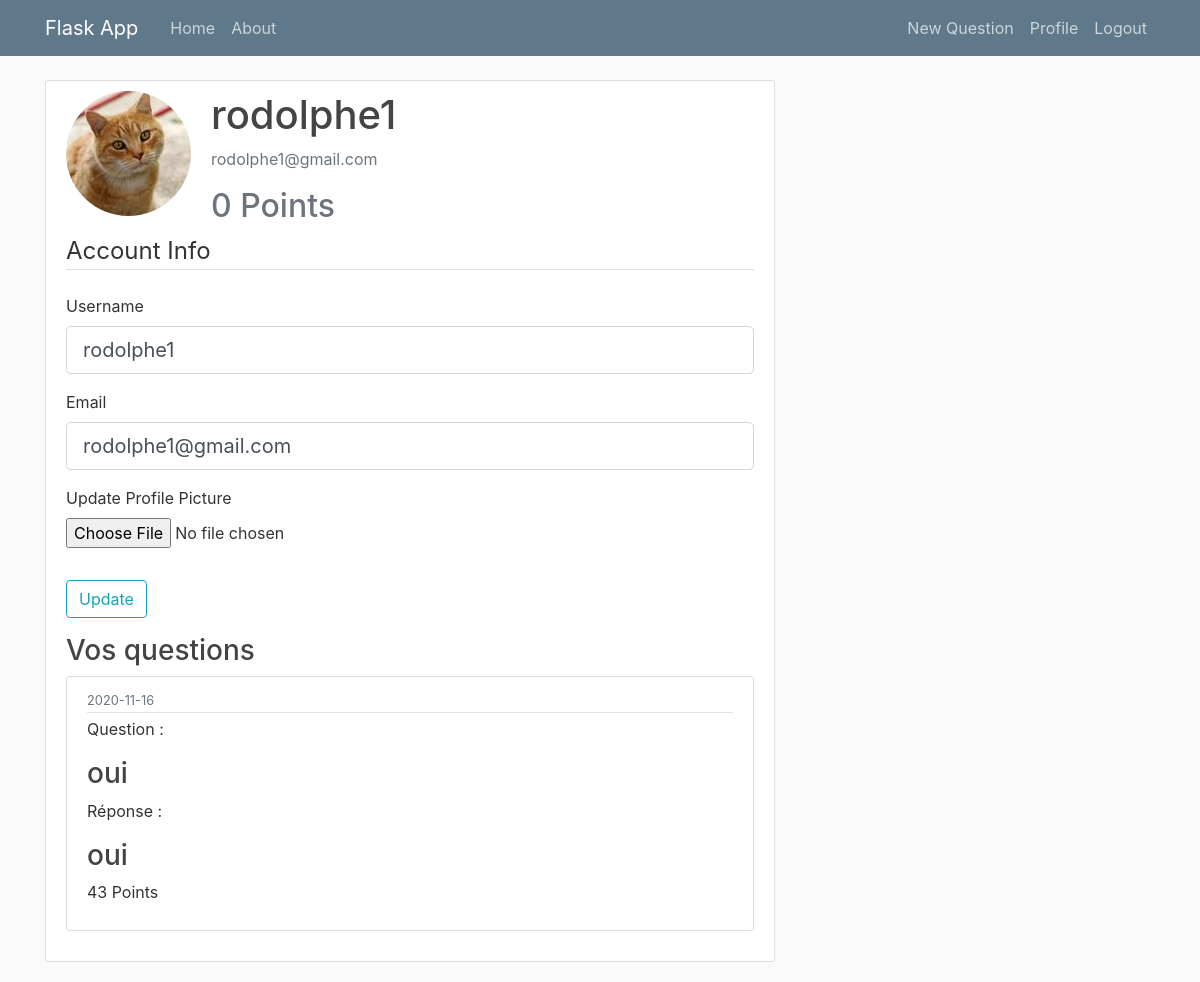
Page /account (signed in) on the committed database.
### webapp/models.py (models this page shows, shortened)
class User(db.Model, UserMixin):									#Create a Table named 'user' (in lowercase) inheriting from db.Model
	id = db.Column(db.Integer, primary_key=True)
	username = db.Column(db.String(20), unique=True, nullable=False)
	email = db.Column(db.String(120), unique=True, nullable=False)
	image_file = db.Column(db.String(20), nullable=False, default='default.jpg')
	password = db.Column(db.String(60), nullable=False)
	points = db.Column(db.Integer, nullable=False)
	questions = db.relationship('Questions', backref='author', lazy=True)					#Define the relationship with the post (to make a foreign key in Post table)

class Questions(db.Model):									#Create a Table named 'post' (in lowercase) inheriting from db.Model
	id = db.Column(db.Integer, primary_key=True)
	content = db.Column(db.String(20), nullable=False)
	points = db.Column(db.Integer, nullable=False)
	response = db.Column(db.String(50), nullable=False)
	date_posted = db.Column(db.DateTime, nullable=False, default=datetime.utcnow)
	user_id = db.Column(db.Integer, db.ForeignKey('user.id'), nullable=False)

### webapp/routes.py (the view)
@app.route('/account', methods=['GET', 'POST'])
@login_required												# login is required to access this page
def account():
	questions = Questions.query.all()
	form = UpdateAccountForm()
	if form.validate_on_submit():
		if form.picture.data:     							#if a data is in the picture field
			picture_file = save_picture(form.picture.data) #using the save_picture function coded before to save picture
			current_user.image_file = picture_file        # Save the picture path to the current user image_file column in the database
		current_user.email = form.email.data
		db.session.commit()
		flash('Your account has been updated', 'success')
		return redirect(url_for('account'))
	elif request.method == 'GET':																			#to write current user's informations when we go to the profile page
		form.username.data = current_user.username
		form.email.data = current_user.email
	image_file = url_for('static', filename='profile_pics/' + current_user.image_file) 						# Create a variable containing the profile pic of the user
	return render_template('account.html', title='Account', image_file=image_file, form=form, questions=questions)

### webapp/forms.py (shortened to what this page needs)
class UpdateAccountForm(FlaskForm): #Creating a class inheriting FlaskForm class (it's our form)
	username = StringField('Username', validators=[DataRequired(), Length(min=2, max=20)])	   #We need to instanciate imported classes to create each different fields, the 'Username' variable is the label in the HTML page
	email = StringField('Email', validators=[DataRequired(), Email()])
	picture = FileField('Update Profile Picture', validators=[FileAllowed(['jpg', 'png'])]) 	#picture change field
	submit = SubmitField('Update')

### webapp/models.py (called while the page is built)
@login_manager.user_loader
def load_user(user_id):
	return User.query.get(user_id)

### webapp/templates/account.html (shortened to what this page needs)
{% extends "layout.html" %}
{% block content %}
	<div class="content-section">
	  <div class="media">
	    <img class="rounded-circle account-img" src="{{ image_file }}">
	    <div class="media-body">
	      <h2 class="account-heading">{{ current_user.username }}</h2>
	      <p class="text-secondary">{{ current_user.email }}</p>
	      <h2 class="text-secondary">{{ current_user.points }} Points</h2>
	    </div>
	  </div>
			<form method="POST" action="" enctype="multipart/form-data">
				<fieldset class="form-group">
					<legend class="border-bottom mb-4">Account Info</legend>
					<div class="form-group">
						{{ form.username.label(class="form-control-label") }}
						{% if form.username.errors %}
							{{ form.username(class="form-control form-control-lg is-invalid") }}
							<div class="invalid-feedback">
								{% for error in form.username.errors %}
									<span>{{ error }}</span>
								{% endfor %}
							</div>
						{% else %}
							{{ form.username(class="form-control form-control-lg") }}
						{% endif %}
					</div>
					<div class="form-group">
						{{ form.email.label(class="form-control-label") }}
						{% if form.email.errors %}
							{{ form.email(class="form-control form-control-lg is-invalid") }}
							<div class="invalid-feedback">
								{% for error in form.email.errors %}
									<span>{{ error }}</span>
								{% endfor %}
							</div>
						{% else %}
							{{ form.email(class="form-control form-control-lg") }}
						{% endif %}
					</div>
					<div class="form-group">
						{{ form.picture.label() }}
						{{ form.picture(class="form-control-file") }}
					</div>
				</fieldset>
				<div class="form-group">
					{{ form.submit(class="btn btn-outline-info") }}
				</div>
			</form>
			<h3>Vos questions</h3>
			{% for question in questions %}
			{% if question.author.id == current_user.id %}
				<article class="media content-section">
				  	<div class="media-body">
					    <div class="article-metadata">
					    <small class="text-muted">{{ question.date_posted.strftime('%Y-%m-%d') }}</small>
					    </div>
					    <p>Question : </p>
					    <h3><a class="article-title" href="#">{{ question.content }}</a></h3>
					    <p>Réponse : </p>
					    <h3>{{ question.response }}</h3>
					    <p class="article-content">{{ question.points }} Points</p>
					</div>
				</article>
		    {% endif %}
		    {% endfor %}
	</div>
{% endblock %}

### webapp/static/main.css (style rules this page uses)
body { background: #fafafa; color: #333333; margin-top: 5rem; }
h1, h2, h3, h4, h5, h6 { color: #444444; }
.content-section { background: #ffffff; padding: 10px 20px; border: 1px solid #dddddd; border-radius: 3px; margin-bottom: 20px; }
.article-title { color: #444444; }
.article-content { white-space: pre-line; }
.article-metadata { padding-bottom: 1px; margin-bottom: 4px; border-bottom: 1px solid #e3e3e3 }
.account-img { height: 125px; width: 125px; margin-right: 20px; margin-bottom: 16px; }
.account-heading { font-size: 2.5rem; }

### rows in the picture
User: username "rodolphe1", email "rodolphe1@gmail.com", points "0"
Questions: date_posted "2020-11-16", content "oui", response "oui", points "43"
